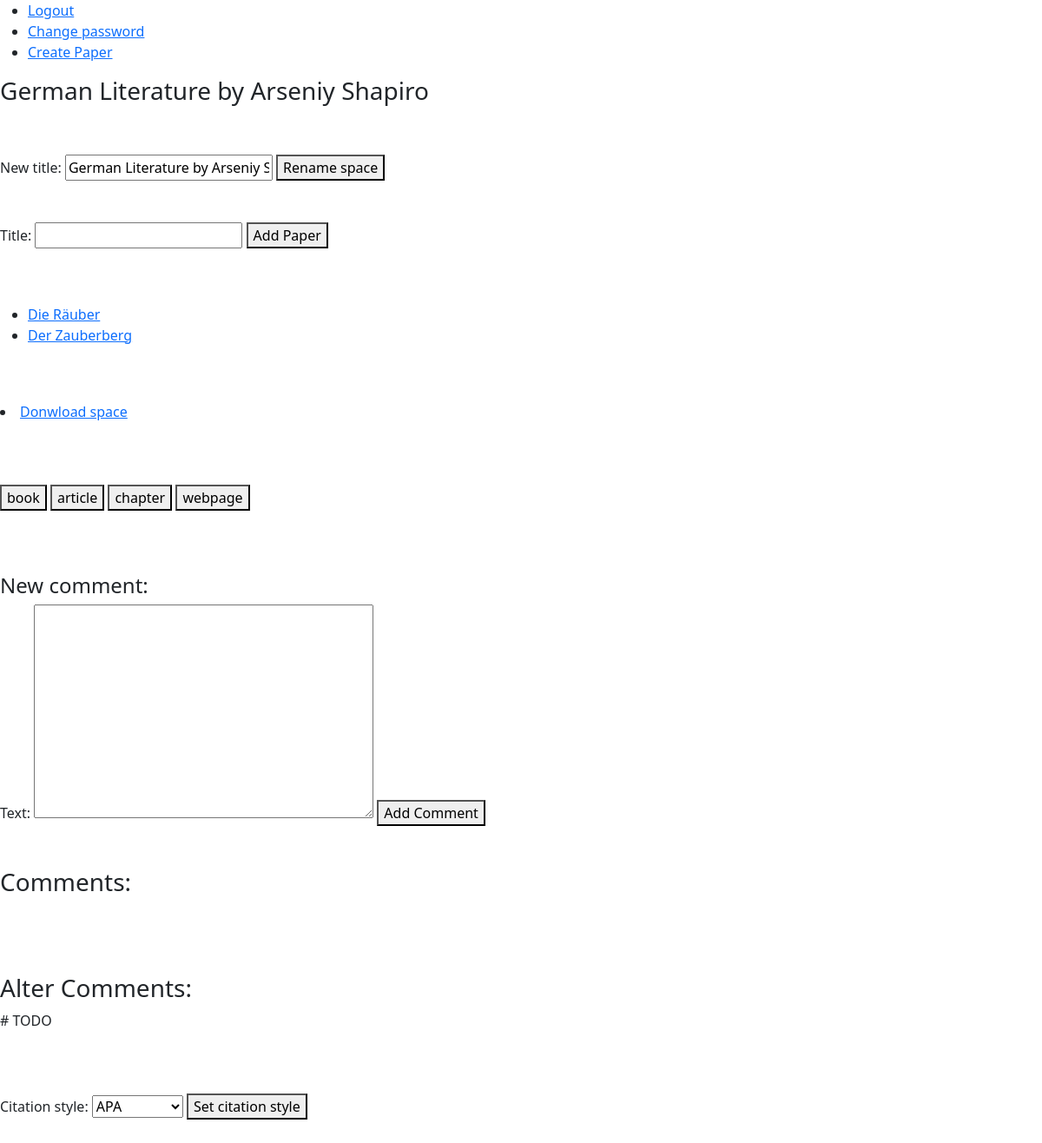
Before: /work_space/13 (signed in) with the older database file.
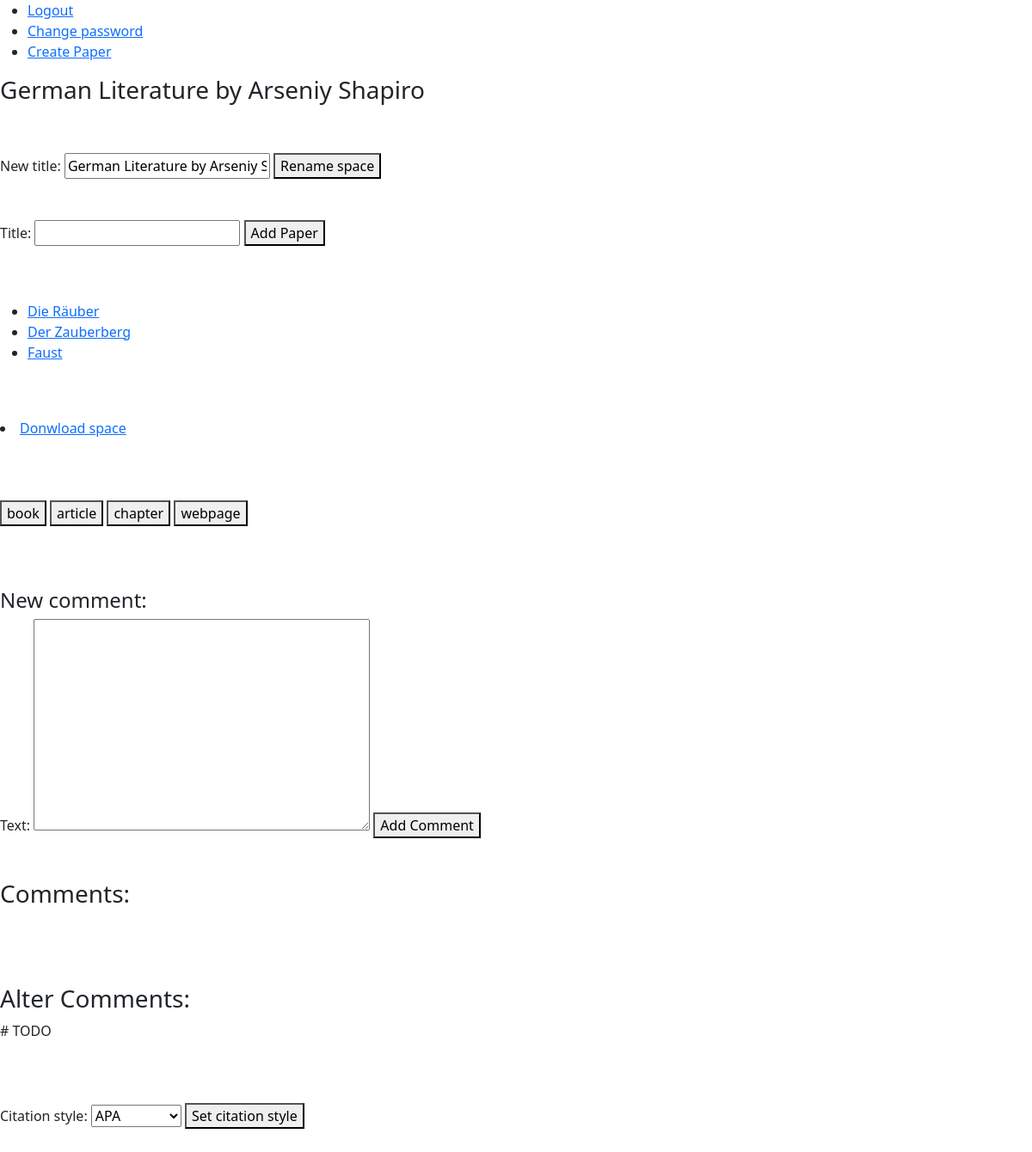
After: the same page with the newer database file.
### bookshelf/models.py (models this page shows, shortened)
class Source(models.Model):
    real_type = models.ForeignKey(ContentType, editable=False, on_delete=models.CASCADE)
    work_space = models.ForeignKey(WorkSpace, on_delete=models.CASCADE, related_name="sources")
    user = models.ForeignKey(User, on_delete=models.CASCADE, related_name="sources")
    title = models.CharField(max_length=100)
    author = models.CharField(max_length=70, blank=True)
    year = models.CharField(max_length=5, blank=True)
    file = models.FileField(upload_to=saving_path, blank=True)
    link = models.CharField(max_length=40, blank=True)
    def __str__(self):
        return self.title

### work_space/views.py (the view)
# urls.py: path("", include("work_space.urls")),
@login_required(redirect_field_name=None)
def work_space(request, space_id):
    space = check_work_space(space_id, request.user)
    return render(request, "work_space/work_space.html", {"space": space,
                                                          "papers": space.papers.all(),
                                                          "books": space.sources.all(),
                                                          "form": NewPaperForm(),
                                                          "book_form": BookForm(),
                                                          "article_form": ArticleForm(),
                                                          "chapter_form": ChapterForm(),
                                                          "webpage_form": WebpageForm(),
                                                          "comment_form": NewCommentForm(),
                                                          "rename_form": RenameWorkSpaceForm().set_initial(space),
                                                          "citation_form": CitationStyleForm(),
                                                          "comments": space.comments.all()
                                                          })

### paper_work/forms.py (shortened to what this page needs)
class NewPaperForm(forms.Form):
    title = forms.CharField(max_length=50)

### bookshelf/forms.py
class BookForm(CommonFields):
    source_type = forms.CharField(widget=forms.HiddenInput(attrs={"value": "book"}))
    title = forms.CharField()
    publishing_house = forms.CharField()
    year = forms.CharField()

### utils/verification.py (called while the page is built)
def check_work_space(space_id: int, user: User) -> WorkSpace | Http404 | PermissionDenied:
    try:
        space = WorkSpace.objects.get(pk=space_id)
    except ObjectDoesNotExist:
        raise Http404
    else:
        if space.owner != user and user not in space.guests.all():
            raise PermissionDenied
    return space

### work_space/forms.py (called while the page is built)
    def set_initial(self, space: WorkSpace):
        self.fields["new_title"].initial = space.title
        return self

### work_space/models.py (called while the page is built)
    def __str__(self):
        return self.title

### work_space/templates/work_space/work_space.html (shortened to what this page needs)
{% extends "layout.html" %}
{% load static %}
{% block body %}
    <h3>{{ space }}</h3><br><br>
    <form action="{% url 'work_space:rename_space' space.pk %}" method="post">
        {{ rename_form }}
        <button type="submit">Rename space</button>
    </form><br><br>
    <form action="{% url 'paper_work:create_paper' space.pk %}" method="post">
        {{ form }}
        <button id="change_password_button" type="submit">Add Paper</button>
    </form>
    <br><br>
    <ul>
        {% for book in books %}
        <li>
           <a href="{% url 'bookshelf:source_space' book.pk %}">{{ book }}</a>
        </li>
        {% endfor %}
    </ul><br><br>
    <li>
        <a href="{% url 'work_space:download_space' space.pk %}">Donwload space</a>
    </li><br><br><br>
    <button class="show_form_button" id="book" type="button">book</button>
    <button class="show_form_button" id="article" type="button">article</button>
    <button class="show_form_button" id="chapter" type="button">chapter</button>
    <button class="show_form_button" id="webpage" type="button">webpage</button>
    <br><br><br><br>
    <h4>New comment:</h4>
    <form action="{% url 'work_space:leave_comment' space.pk %}" method="post">
        {{ comment_form }}
        <button type="submit">Add Comment</button>
    </form><br><br>
    <h3>Comments:</h3>
    <br><br><br>
    <h3>Alter Comments:</h3>
    # TODO
    <br><br><br>
    <br>
    <form action="{% url 'work_space:set_citation_style' space.pk %}" method="post">
        {{ citation_form }}
        <button type="submit">Set citation style</button>
    </form><br><br>
{% endblock %}

Changed rows visible on the page:
added Source: title "Faust"
